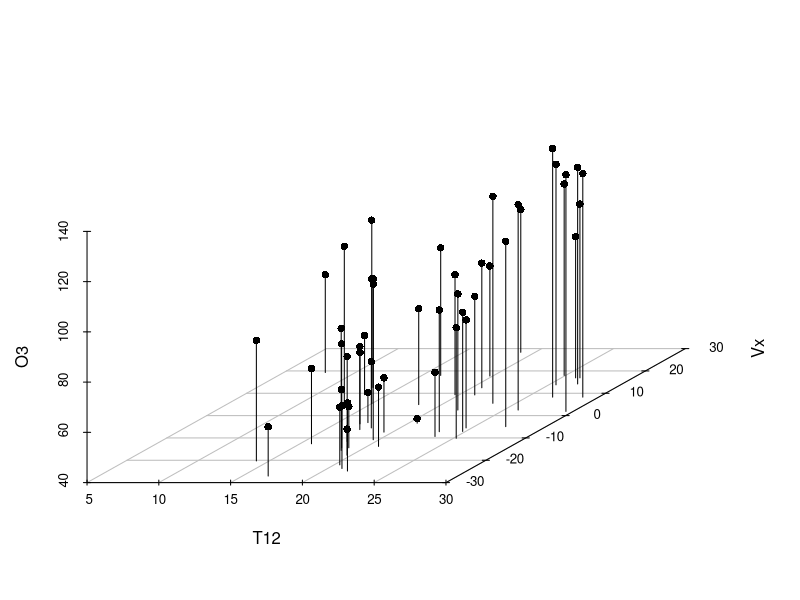
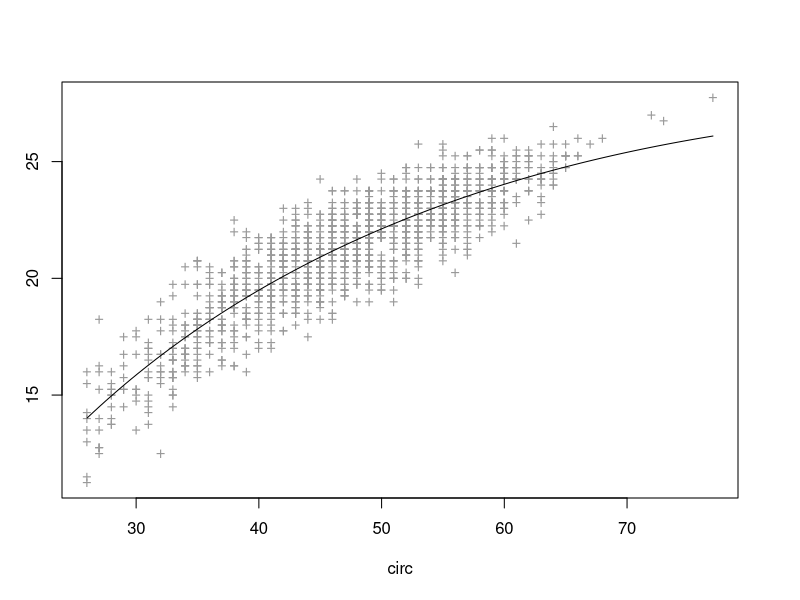

The R script that drew these images, in order:
############################################################
### L'ozone
############################################################
### representation des donnees
ozone <- read.table("ozone.txt",header=T,sep=";")
library("scatterplot3d")
scatterplot3d(ozone[,"T12"],ozone[,"Vx"],ozone[,"O3"],type="h",pch=16,box=FALSE,xlab="T12",ylab="Vx",zlab="O3")

### estimation + affichage
regmulti <- lm(O3~T12+Vx,data=ozone)
summary(regmulti)






############################################################
### La hauteur des eucalyptus
############################################################
eucalypt <- read.table("eucalyptus.txt",header=T,sep=";")
regmult <- lm(ht~circ+I(sqrt(circ)),data=eucalypt)
resume.mult <- summary(regmult)
resume.mult

### qualite du modele et des observations
plot(ht~circ,data=eucalypt,pch="+",col="grey60")
circ <- seq(min(eucalypt[,"circ"]),max(eucalypt[,"circ"]),len=100)
grille <- data.frame(circ)
lines(grille[,"circ"],predict(regmult,grille))
